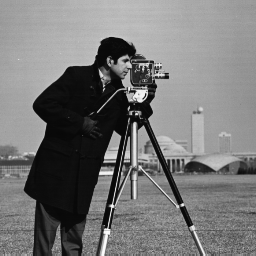
%> input picture ECE590-image-processing/final-project/submit/cameraman.png, 256 x 256 px
$ octave project_image_pixel_mapping.m   (GNU Octave 9; MATLAB toolbox functions it lacks are replaced by stand-ins)
%> lines starting %> are read from the running program, lines starting %| are printed output that depends on the picture
%% expand x axis by 2
P = [2, 0, 0; 0, 1, 0; 0, 0, 1];
im = imread('cameraman.png');
%> im is the input picture: size 256x256 uint8; min 7, max 253, mean 118.7
tform = maketform('projective', P);
im2 = imtransform(im, tform);
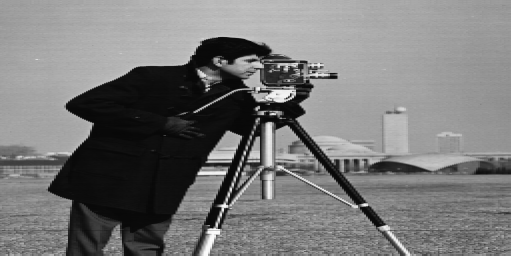
%> im2: size 256x511 uint8; min 7, max 253, mean 119.9
imshow(im2)

%% rotation by 45 degrees
P = [0.7071, -0.7071, 0;
     0.7071, 0.7071, 0;
     0, 0, 1];
im = imread('cameraman.png');
tform = maketform('projective', P);
im2 = imtransform(im, tform);
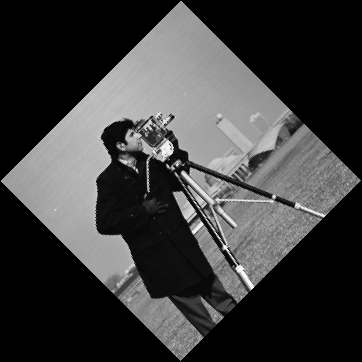
%> im2: size 362x362 uint8; min 0, max 255, mean 61.1
imshow(im2)

%% some perspective effects
P = [0.7071, -0.7071, 0;
     0.7071, 0.7071, 0.001;
     0, 0, 1];
im = imread('cameraman.png');
tform = maketform('projective', P);
im2 = imtransform(im, tform);
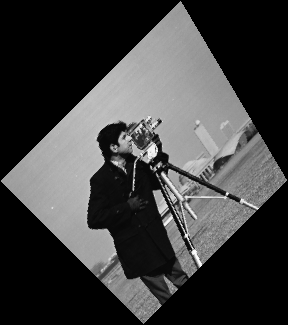
%> im2: size 325x288 uint8; min 0, max 255, mean 63.1
imshow(im2)

%% rectangularize...
% cp2tform()
